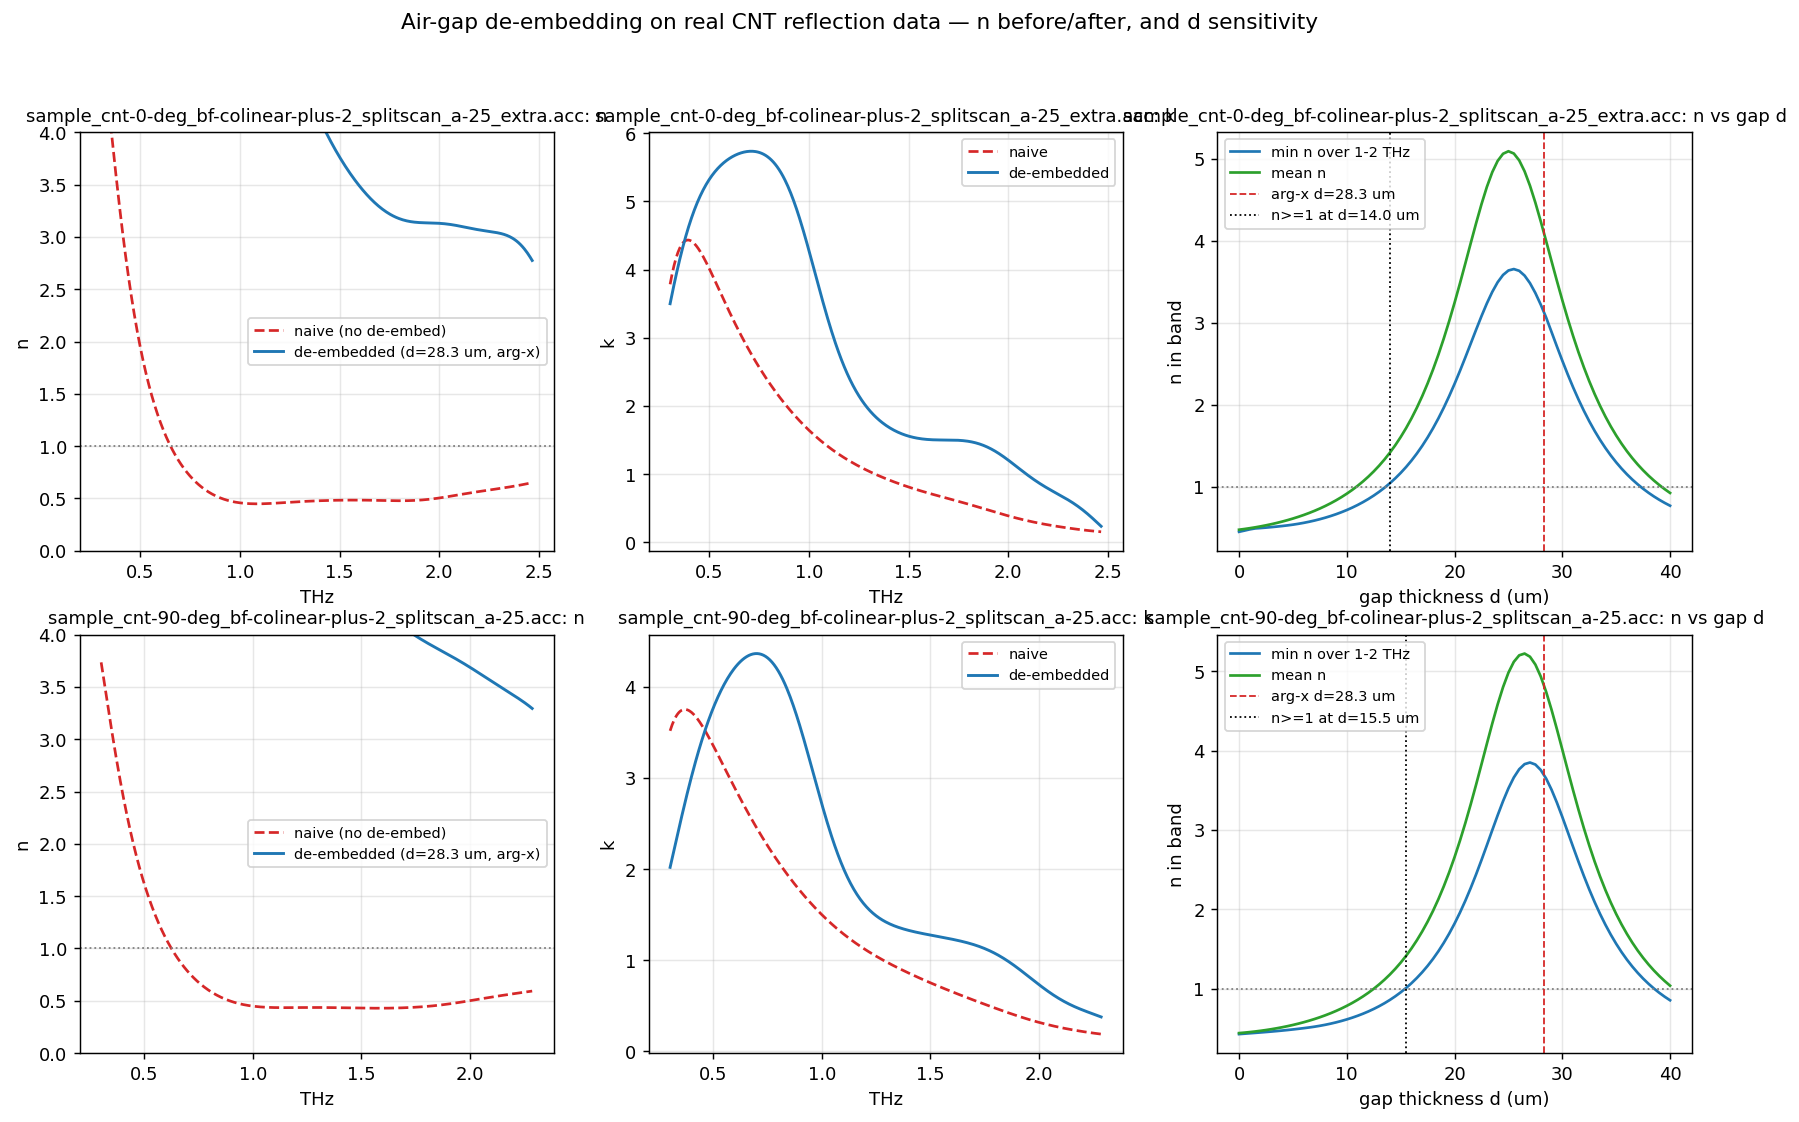

This chart was generated by the following Python code:
"""Apply the air-gap de-embedding to REAL CNT reflection data (first real-data test).

Background: the prototype `explore_air_gap_deembedding.py` proved the exact Fabry-Perot
de-embed recovers n,k when the gap thickness d is known, on synthetic data.  This is the
parked "next step 1": run it on the measured CNT reflection and see whether n lifts back
above 1 (ANALYSIS_NOTES §9/§9b, [[air_gap_deembedding]]).

Chain (all quantities come straight from the reflection pipeline's processing_dict):
  r_meas  = processing_dict['reflection_r']   (= r_reference * H, the measured reflection)
  r_front = processing_dict['r_reference']    (= r_{SiO2->air}, the known window back face)
  x       = (r_meas - r_front) / (1 - r_front * r_meas)          -> = r_back * e^{-i 2beta}
  r_back  = x * e^{+i 2beta(d)}                                   (strip the gap delay)
  invert r_back with AIR incidence (n=1) at theta_gap = 45 deg   -> de-embedded n, k

The gap thickness d here is estimated from the linear slope of arg(x) (biased by the
sample's own dispersion, per the prototype) AND swept, so we can see (a) whether a
plausible d lifts n above 1 and (b) how sensitive n is to d.  A robust d from the
second-reflection pulse round-trip delay is the follow-up refinement.

Run:  PYTHONPATH=. ../.venv/Scripts/python.exe explorations/air_gap_cnt_reflection/deembed_air_gap_realdata.py
"""

from __future__ import annotations

import os

import numpy as np

import thz_core.thz_core as core
from compare_reflection_pathways import run_shared_axis, PIPELINE_CONFIG, short_name

import matplotlib
matplotlib.use("Agg")
import matplotlib.pyplot as plt

SPEED_OF_LIGHT_M_PER_S = 299_792_458.0
EXTERNAL_ANGLE_DEG = 45.0
REFRACTIVE_INDEX_SIO2 = 1.95
FIT_BAND_HZ = (0.4e12, 2.5e12)
PROBE_BAND_HZ = (1.0e12, 2.0e12)   # band over which we summarise n vs d


def internal_and_gap_angles() -> tuple[float, float]:
    """(theta_in_SiO2, theta_in_gap) for a 45 deg external beam; gap returns to 45 deg."""
    external = np.deg2rad(EXTERNAL_ANGLE_DEG)
    theta_sio2 = np.arcsin(np.sin(external) / REFRACTIVE_INDEX_SIO2)
    theta_gap = np.arcsin(REFRACTIVE_INDEX_SIO2 * np.sin(theta_sio2) / 1.0)
    return float(theta_sio2), float(theta_gap)


def gap_round_trip_phase(frequency_hz, gap_thickness_m, gap_angle_rad):
    """2*beta = (omega/c) * 2 d cos(theta_gap)."""
    omega = 2.0 * np.pi * frequency_hz
    return omega / SPEED_OF_LIGHT_M_PER_S * 2.0 * gap_thickness_m * np.cos(gap_angle_rad)


def deembed_gap(reflection_measured, reflection_front):
    """x = (r_meas - r_front)/(1 - r_front r_meas) = r_back * e^{-i 2beta}."""
    return (reflection_measured - reflection_front) / (
        1.0 - reflection_front * reflection_measured
    )


def estimate_gap_thickness(frequency_hz, x_complex, mask, gap_angle_rad):
    """Gap d from the linear slope of arg(x) in the fit band (biased; first estimate)."""
    in_band = (
        (frequency_hz >= FIT_BAND_HZ[0]) & (frequency_hz <= FIT_BAND_HZ[1])
        & mask & np.isfinite(x_complex)
    )
    omega = 2.0 * np.pi * frequency_hz[in_band]
    phase = np.unwrap(np.angle(x_complex[in_band]))
    slope, _ = np.polyfit(omega, phase, 1)
    return float(-slope * SPEED_OF_LIGHT_M_PER_S / (2.0 * np.cos(gap_angle_rad)))


def invert_air_incidence(frequency_hz, reflection_back, mask, gap_angle_rad):
    """Invert r_back = r_{air->CNT} with air incidence at the gap angle."""
    n, k, _ = core.invert_nk_reflection(
        frequency_hz, reflection_back, mask, theta_rad=gap_angle_rad, n_incident=1.0,
    )
    return n, k


def band_statistic(frequency_hz, values, mask, band_hz, reducer):
    in_band = (frequency_hz >= band_hz[0]) & (frequency_hz <= band_hz[1]) & mask & np.isfinite(values)
    return float(reducer(values[in_band])) if in_band.any() else np.nan


def main() -> None:
    theta_sio2, theta_gap = internal_and_gap_angles()
    print(f"angles: SiO2 internal {np.rad2deg(theta_sio2):.2f} deg, gap {np.rad2deg(theta_gap):.2f} deg "
          f"(cos {np.cos(theta_gap):.3f})")

    dataset = run_shared_axis(PIPELINE_CONFIG, eps_infinity=1.0)

    samples = []
    for filename, data_obj in dataset.data.items():
        if dataset.data.is_reference(filename):
            continue
        processing = data_obj.processing_dict
        if processing.get("reflection_r") is None:
            continue
        samples.append((filename, processing))

    gap_sweep_m = np.linspace(0.0, 40e-6, 81)
    figure, axes = plt.subplots(len(samples), 3, figsize=(16, 4.6 * len(samples)), squeeze=False)
    figure.suptitle("Air-gap de-embedding on real CNT reflection data — n before/after, and d sensitivity", fontsize=12)

    for row, (filename, processing) in enumerate(samples):
        frequency = np.asarray(processing["fft_freq"], dtype=float)
        mask = np.asarray(processing["transfer_mask"], dtype=bool)
        r_meas = np.asarray(processing["reflection_r"], dtype=complex)
        r_front = complex(processing["r_reference"])
        n_naive = np.asarray(processing["n"], dtype=float)
        k_naive = np.asarray(processing["k"], dtype=float)

        x = deembed_gap(r_meas, r_front)
        gap_estimate_m = estimate_gap_thickness(frequency, x, mask, theta_gap)

        r_back_est = x * np.exp(1j * gap_round_trip_phase(frequency, gap_estimate_m, theta_gap))
        n_deembed, k_deembed = invert_air_incidence(frequency, r_back_est, mask, theta_gap)

        # d sweep: band-min and band-mean of the de-embedded n vs gap thickness.
        band_min_vs_d, band_mean_vs_d = [], []
        for gap_thickness_m in gap_sweep_m:
            r_back = x * np.exp(1j * gap_round_trip_phase(frequency, gap_thickness_m, theta_gap))
            n_sweep, _ = invert_air_incidence(frequency, r_back, mask, theta_gap)
            band_min_vs_d.append(band_statistic(frequency, n_sweep, mask, PROBE_BAND_HZ, np.nanmin))
            band_mean_vs_d.append(band_statistic(frequency, n_sweep, mask, PROBE_BAND_HZ, np.nanmean))
        band_min_vs_d = np.array(band_min_vs_d)
        # smallest d that lifts the whole probe band to n >= 1
        lifts = np.where(band_min_vs_d >= 1.0)[0]
        d_lift_m = gap_sweep_m[lifts[0]] if lifts.size else np.nan

        f_thz = frequency * 1e-12
        plot_band = (f_thz >= 0.3) & (f_thz <= 2.5) & mask

        ax = axes[row][0]
        ax.plot(f_thz[plot_band], n_naive[plot_band], "C3--", lw=1.5, label="naive (no de-embed)")
        ax.plot(f_thz[plot_band], n_deembed[plot_band], "C0", lw=1.6,
                label=f"de-embedded (d={gap_estimate_m*1e6:.1f} um, arg-x)")
        ax.axhline(1.0, color="0.5", ls=":", lw=1.0)
        ax.set_ylim(0, 4); ax.set_title(f"{short_name(filename)}: n", fontsize=10)
        ax.set_xlabel("THz"); ax.set_ylabel("n"); ax.legend(fontsize=8); ax.grid(alpha=0.3)

        ax = axes[row][1]
        ax.plot(f_thz[plot_band], k_naive[plot_band], "C3--", lw=1.5, label="naive")
        ax.plot(f_thz[plot_band], k_deembed[plot_band], "C0", lw=1.6, label="de-embedded")
        ax.set_title(f"{short_name(filename)}: k", fontsize=10)
        ax.set_xlabel("THz"); ax.set_ylabel("k"); ax.legend(fontsize=8); ax.grid(alpha=0.3)

        ax = axes[row][2]
        ax.plot(gap_sweep_m * 1e6, band_min_vs_d, "C0", label=f"min n over {PROBE_BAND_HZ[0]/1e12:.0f}-{PROBE_BAND_HZ[1]/1e12:.0f} THz")
        ax.plot(gap_sweep_m * 1e6, band_mean_vs_d, "C2", label="mean n")
        ax.axhline(1.0, color="0.5", ls=":", lw=1.0)
        ax.axvline(gap_estimate_m * 1e6, color="C3", ls="--", lw=1.0, label=f"arg-x d={gap_estimate_m*1e6:.1f} um")
        if np.isfinite(d_lift_m):
            ax.axvline(d_lift_m * 1e6, color="k", ls=":", lw=1.0, label=f"n>=1 at d={d_lift_m*1e6:.1f} um")
        ax.set_title(f"{short_name(filename)}: n vs gap d", fontsize=10)
        ax.set_xlabel("gap thickness d (um)"); ax.set_ylabel("n in band"); ax.legend(fontsize=8); ax.grid(alpha=0.3)

        n_naive_min = band_statistic(frequency, n_naive, mask, PROBE_BAND_HZ, np.nanmin)
        n_deembed_min = band_statistic(frequency, n_deembed, mask, PROBE_BAND_HZ, np.nanmin)
        print(f"\n{short_name(filename)}:")
        print(f"  r_front (SiO2->air) = {r_front:.3f}")
        print(f"  arg(x)-slope gap estimate = {gap_estimate_m*1e6:.1f} um")
        print(f"  min n in {PROBE_BAND_HZ[0]/1e12:.0f}-{PROBE_BAND_HZ[1]/1e12:.0f} THz: "
              f"naive {n_naive_min:.2f} -> de-embedded(arg-x d) {n_deembed_min:.2f}")
        print(f"  smallest d lifting whole band to n>=1: "
              f"{d_lift_m*1e6:.1f} um" if np.isfinite(d_lift_m) else "  no d in sweep lifts whole band to n>=1")

    output_path = os.path.join(os.path.dirname(__file__), "deembed_air_gap_realdata.png")
    figure.savefig(output_path, dpi=130, bbox_inches="tight")
    print(f"\nSaved figure: {output_path}")


if __name__ == "__main__":
    main()
